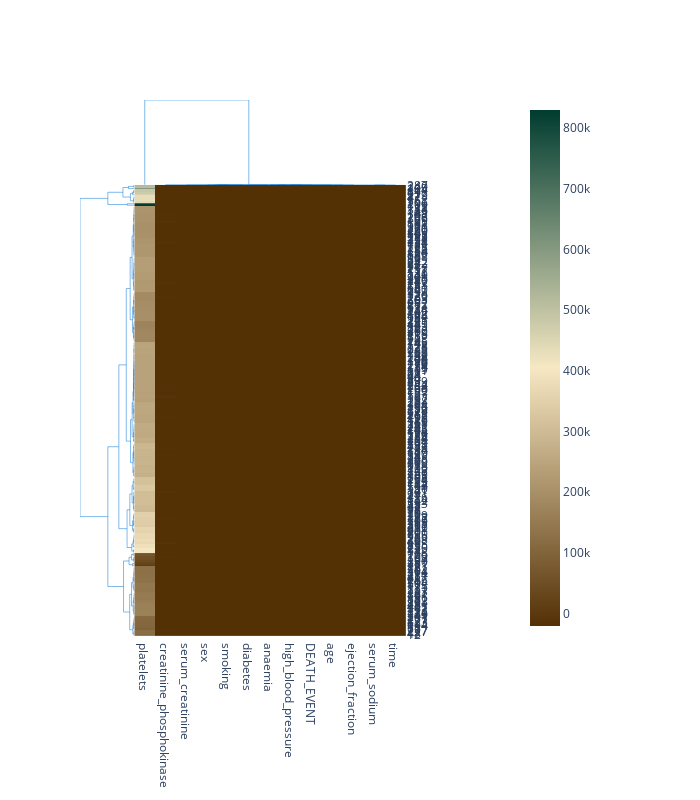

Here is the notebook cell this chart was saved with:
### Code cell
dash_bio.Clustergram(
    data=df,
    column_labels=list(df.columns.values),
    row_labels=list(df.index),
    height=800,
    width=700
)
